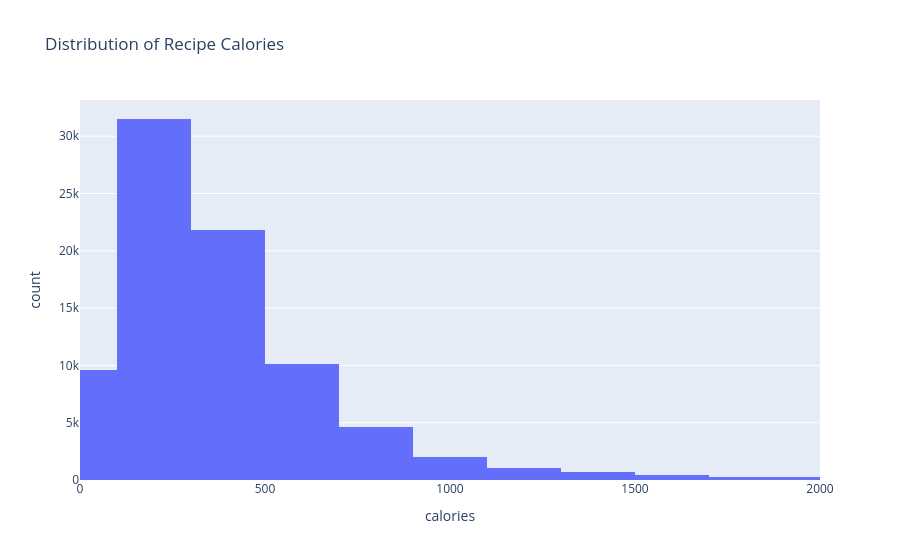

Notebook cell for this chart:
### Markdown cell above
### Univariate Analysis

For this analysis, we wanted to carefully analyze the distribution of caloric count in a recipe. The histogram below shows the distribution of calories across all recipes from our sample of Food.com. The good amount of the recipes (75.1%), contain strictly less than 500 calories, and a majority (94.2%) contain strictly less than 1000 calories. The graph is also right skewed, indicating that increasingly fewer recipes on Food.com have higher caloric count. We found it also useful to call the describe function on the 'calories' column, whose results are stored below. Of note is the effect of the skew, with the mean (429.92 calories) sitting above the median (305.4 calories), reinforcing the conclusion of the skewed nature of the dataset.

### Code cell
# Plot distribution of calories
print(recipes[recipes['calories'] < 1000].shape[0] / recipes.shape[0])
fig = px.histogram(recipes, x='calories', title='Distribution of Recipe Calories', nbins=250)
fig.update_xaxes(range=[0, 2000])
fig.show()
fig.write_html('uni-calories.html', include_plotlyjs='cdn')
# Describe summary statistics on the 'calories' column
recipes['calories'].describe()

### Figure 1 — Plotly figure (JSON) as saved in the notebook; plotly's stock layout.template omitted (floating-point values rounded to 4 significant figures; data arrays with more than 128 entries replaced by an {"elided": "..."} marker saying what was removed)
{"data": [{"bingroup": "x", "hovertemplate": "calories=%{x}<br>count=%{y}<extra></extra>", "legendgroup": "", "marker": {"color": "#636efa", "pattern": {"shape": ""}}, "name": "", "nbinsx": 250, "orientation": "v", "showlegend": false, "type": "histogram", "x": {"elided": "83782 float values"}, "xaxis": "x", "yaxis": "y"}], "layout": {"barmode": "relative", "legend": {"tracegroupgap": 0}, "title": {"text": "Distribution of Recipe Calories"}, "xaxis": {"anchor": "y", "domain": [0, 1], "range": [0, 2000], "title": {"text": "calories"}}, "yaxis": {"anchor": "x", "domain": [0, 1], "title": {"text": "count"}}}}
